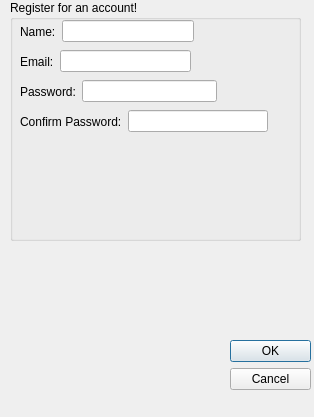
<?xml version="1.0" encoding="UTF-8"?>
<ui version="4.0">
 <class>RegisterDialog</class>
 <widget class="QDialog" name="RegisterDialog">
  <property name="geometry">
   <rect>
    <x>0</x>
    <y>0</y>
    <width>314</width>
    <height>417</height>
   </rect>
  </property>
  <property name="windowTitle">
   <string>Dialog</string>
  </property>
  <widget class="QDialogButtonBox" name="buttonBox">
   <property name="geometry">
    <rect>
     <x>230</x>
     <y>340</y>
     <width>81</width>
     <height>71</height>
    </rect>
   </property>
   <property name="orientation">
    <enum>Qt::Vertical</enum>
   </property>
   <property name="standardButtons">
    <set>QDialogButtonBox::Cancel|QDialogButtonBox::Ok</set>
   </property>
  </widget>
  <widget class="QGroupBox" name="groupBox">
   <property name="geometry">
    <rect>
     <x>10</x>
     <y>0</y>
     <width>291</width>
     <height>241</height>
    </rect>
   </property>
   <property name="title">
    <string>Register for an account!</string>
   </property>
   <widget class="QWidget" name="">
    <property name="geometry">
     <rect>
      <x>10</x>
      <y>20</y>
      <width>174</width>
      <height>23</height>
     </rect>
    </property>
    <layout class="QHBoxLayout" name="horizontalLayout">
     <item>
      <widget class="QLabel" name="label">
       <property name="text">
        <string>Name:</string>
       </property>
      </widget>
     </item>
     <item>
      <widget class="QLineEdit" name="lineEdit"/>
     </item>
    </layout>
   </widget>
   <widget class="QWidget" name="">
    <property name="geometry">
     <rect>
      <x>10</x>
      <y>50</y>
      <width>171</width>
      <height>23</height>
     </rect>
    </property>
    <layout class="QHBoxLayout" name="horizontalLayout_2">
     <item>
      <widget class="QLabel" name="label_2">
       <property name="text">
        <string>Email:</string>
       </property>
      </widget>
     </item>
     <item>
      <widget class="QLineEdit" name="lineEdit_2"/>
     </item>
    </layout>
   </widget>
   <widget class="QWidget" name="">
    <property name="geometry">
     <rect>
      <x>10</x>
      <y>80</y>
      <width>197</width>
      <height>23</height>
     </rect>
    </property>
    <layout class="QHBoxLayout" name="horizontalLayout_3">
     <item>
      <widget class="QLabel" name="label_3">
       <property name="text">
        <string>Password:</string>
       </property>
      </widget>
     </item>
     <item>
      <widget class="QLineEdit" name="lineEdit_3"/>
     </item>
    </layout>
   </widget>
   <widget class="QWidget" name="">
    <property name="geometry">
     <rect>
      <x>10</x>
      <y>110</y>
      <width>248</width>
      <height>23</height>
     </rect>
    </property>
    <layout class="QHBoxLayout" name="horizontalLayout_4">
     <item>
      <widget class="QLabel" name="label_4">
       <property name="text">
        <string>Confirm Password:</string>
       </property>
      </widget>
     </item>
     <item>
      <widget class="QLineEdit" name="lineEdit_4"/>
     </item>
    </layout>
   </widget>
  </widget>
 </widget>
 <resources/>
 <connections>
  <connection>
   <sender>buttonBox</sender>
   <signal>accepted()</signal>
   <receiver>RegisterDialog</receiver>
   <slot>accept()</slot>
   <hints>
    <hint type="sourcelabel">
     <x>248</x>
     <y>254</y>
    </hint>
    <hint type="destinationlabel">
     <x>157</x>
     <y>274</y>
    </hint>
   </hints>
  </connection>
  <connection>
   <sender>buttonBox</sender>
   <signal>rejected()</signal>
   <receiver>RegisterDialog</receiver>
   <slot>reject()</slot>
   <hints>
    <hint type="sourcelabel">
     <x>316</x>
     <y>260</y>
    </hint>
    <hint type="destinationlabel">
     <x>286</x>
     <y>274</y>
    </hint>
   </hints>
  </connection>
 </connections>
</ui>
